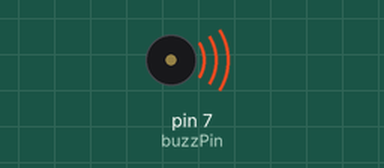
The sketch below on a simulated Arduino Uno, built with avr-gcc and run on an emulated ATmega328P. Shown: buzzer (waves = sounding, pin HIGH).

Above: at 0.05 s.
Timing chart, 0 to 3.0 s (numbered marks = the images above):
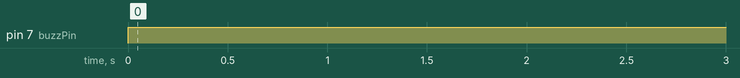

The sketch:

buzzer_test_sketch.ino
```cpp
int buzzPin = 7;

void setup() {
  // put your setup code here, to run once:
  pinMode(buzzPin, OUTPUT);
}

void loop() {
  // put your main code here, to run repeatedly:
  digitalWrite(buzzPin, HIGH);
  delay(2000);
  digitalWrite(buzzPin, LOW);
}
```

Measured:
- by itself, pin 7 (buzzPin): LOW → HIGH at 0.00 s
